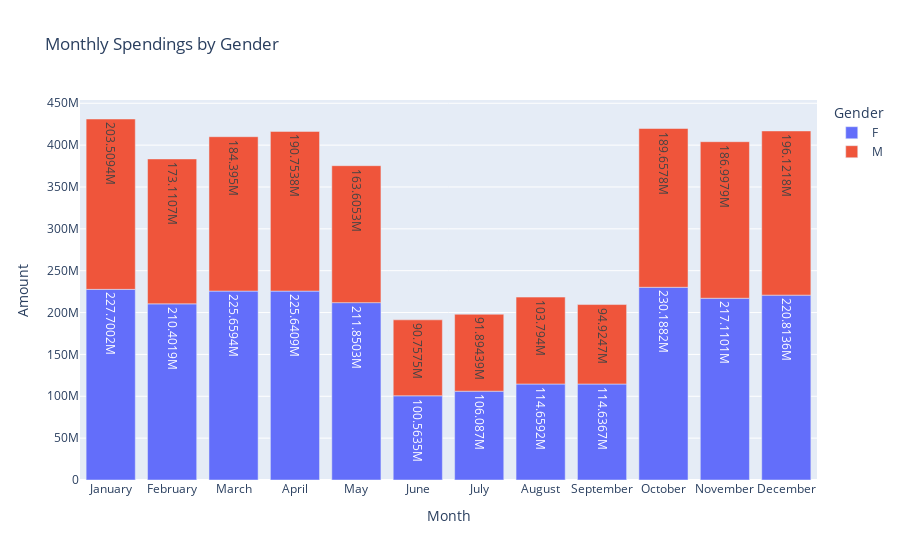

The notebook cell saved with this chart:
### Code cell
# Creating a bar chart of the data
fig = px.bar(spendings_per_month, x="Month", y="Amount", color="Gender", text_auto=True,
             title="Monthly Spendings by Gender")

# Show the plot
fig.show()

### Figure 1 — Plotly figure (JSON) as saved in the notebook; plotly's stock layout.template omitted (floating-point values rounded to 4 significant figures)
{"data": [{"alignmentgroup": "True", "hovertemplate": "Gender=F<br>Month=%{x}<br>Amount=%{y}<extra></extra>", "legendgroup": "F", "marker": {"color": "#636efa", "pattern": {"shape": ""}}, "name": "F", "offsetgroup": "F", "orientation": "v", "showlegend": true, "textposition": "auto", "texttemplate": "%{y}", "type": "bar", "x": ["January", "February", "March", "April", "May", "June", "July", "August", "September", "October", "November", "December"], "xaxis": "x", "y": [227700168, 210401905, 225659403, 225640906, 211850293, 100563540, 106087028, 114659155, 114636731, 230188235, 217110069, 220813597], "yaxis": "y"}, {"alignmentgroup": "True", "hovertemplate": "Gender=M<br>Month=%{x}<br>Amount=%{y}<extra></extra>", "legendgroup": "M", "marker": {"color": "#EF553B", "pattern": {"shape": ""}}, "name": "M", "offsetgroup": "M", "orientation": "v", "showlegend": true, "textposition": "auto", "texttemplate": "%{y}", "type": "bar", "x": ["January", "February", "March", "April", "May", "June", "July", "August", "September", "October", "November", "December"], "xaxis": "x", "y": [203509388, 173110719, 184395043, 190753828, 163605316, 90757499, 91894388, 103793971, 94924702, 189657772, 186997899, 196121818], "yaxis": "y"}], "layout": {"barmode": "relative", "legend": {"title": {"text": "Gender"}, "tracegroupgap": 0}, "title": {"text": "Monthly Spendings by Gender"}, "xaxis": {"anchor": "y", "domain": [0, 1], "title": {"text": "Month"}}, "yaxis": {"anchor": "x", "domain": [0, 1], "title": {"text": "Amount"}}}}
